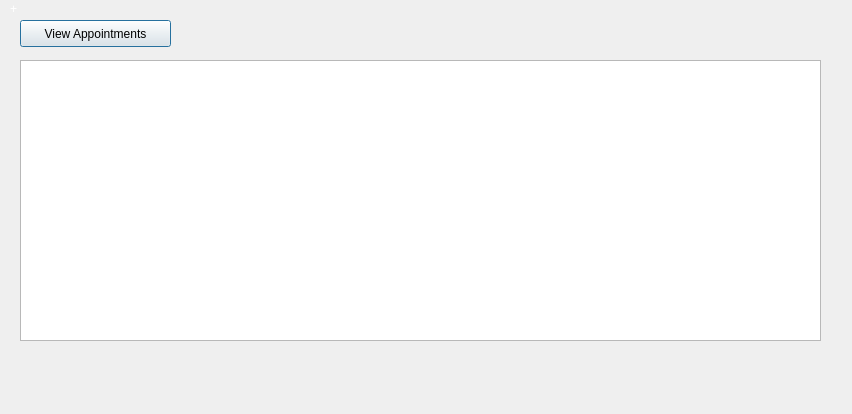
<?xml version="1.0" encoding="UTF-8"?>
<ui version="4.0">
 <class>Appointments</class>
 <widget class="QDialog" name="Appointments">
  <property name="geometry">
   <rect>
    <x>0</x>
    <y>0</y>
    <width>852</width>
    <height>414</height>
   </rect>
  </property>
  <property name="windowTitle">
   <string>Patient's Appointments</string>
  </property>
  <widget class="QLabel" name="label_7">
   <property name="geometry">
    <rect>
     <x>10</x>
     <y>0</y>
     <width>67</width>
     <height>17</height>
    </rect>
   </property>
   <property name="styleSheet">
    <string notr="true">color: rgb(255, 255, 255)</string>
   </property>
   <property name="text">
    <string>+</string>
   </property>
  </widget>
  <widget class="QPushButton" name="pushButton">
   <property name="geometry">
    <rect>
     <x>20</x>
     <y>20</y>
     <width>151</width>
     <height>27</height>
    </rect>
   </property>
   <property name="text">
    <string>View Appointments</string>
   </property>
  </widget>
  <widget class="QTableView" name="tableView">
   <property name="geometry">
    <rect>
     <x>20</x>
     <y>60</y>
     <width>801</width>
     <height>281</height>
    </rect>
   </property>
  </widget>
 </widget>
 <resources/>
 <connections/>
</ui>
